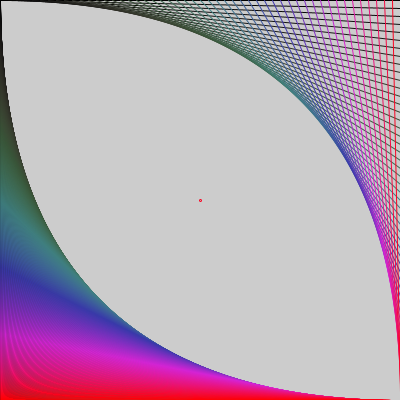
Frame 1 (no input)
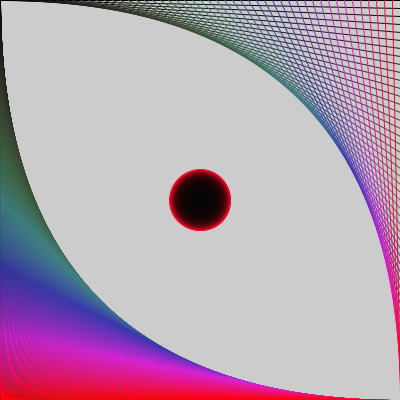
Frame 60 (the mouse pressed at the canvas centre just before this capture)
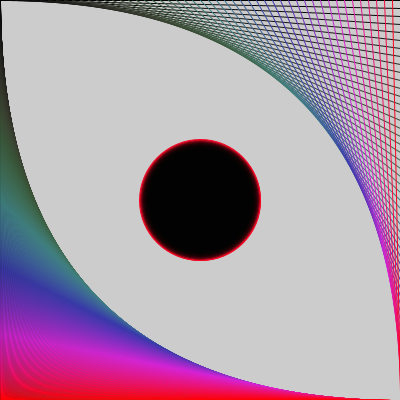
Frame 120 (the mouse held since frame 60 and released just before this capture)

The Processing sketch that drew these frames (run headless with seeded random() and noise(); from frame 60 on, the mouse is pressed at the canvas centre):

// Processing sketch: processing_138376
// ── processing_138376.pde

//Color 1 - Color by Numbers
//Exercise #1
/*
1. Explore a wide range of color combinations within one 
composition. */
int k = 1;

void setup (){
size (400,400);

colorMode(HSB);
for (int i = 0; i < 400; i++) {
stroke(i*0.6375, i*0.6375, i*0.6375);
line(0, i, i, 400);
}

colorMode(HSB);
for (int j = 0; j < 400; j+=8) {
stroke(0.6375*j, 0.6375*j, 0.6375*j);
line(j, 0, 400, j);
}
}

void draw (){
colorMode(HSB);
k = k+1;

fill (100,k/2,k-200,k/2);
ellipse(200, 200, k, k);

if (k > 250) {
  k = 100;
}

}

//size(width, height); don't think you can animate the window size change
//width = width + 1;
//height = height +1;
//ellipse(width/2, height/2, width/2, height/2);
 
//bezier(200,200, 125, 200, 125, 100, 200,100);
//bezier(width/2,height/2, width/3.2, height/2, width/3.2, height/4, width/2,height/4);
 
//bezier(200, 200, 275, 200, 275, 300, 200, 300);
//bezier(width/2,height/2, width/1.4545, height/2, width/1.4545, height/1.333, width/2, height/1.333);
 
 
